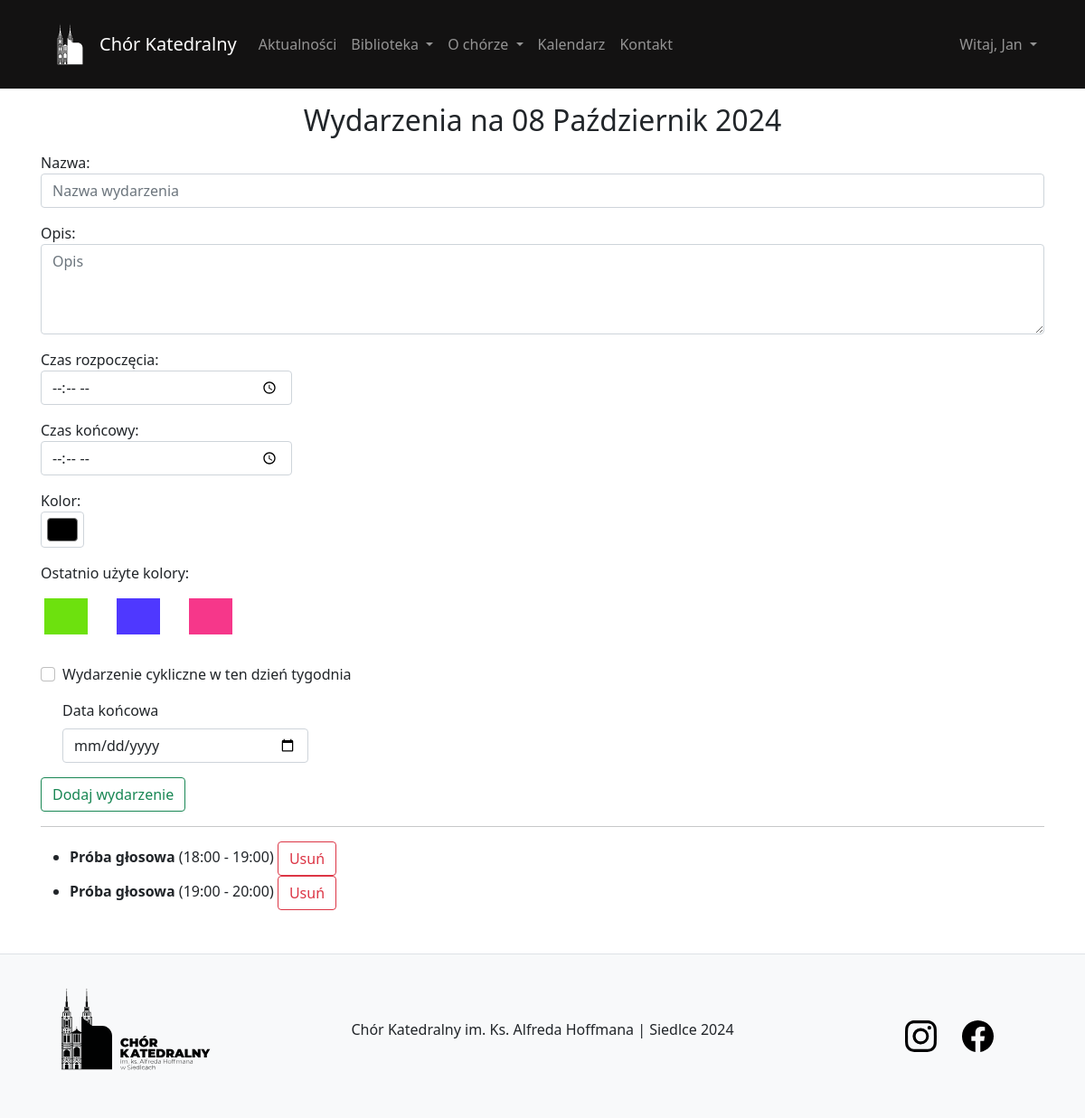
/event/2024/10/8/ (signed in), run on the app's committed database.
### user/models.py (models this page shows, shortened)
class User(AbstractBaseUser, PermissionsMixin):
    email = models.EmailField(unique=True)
    name = models.CharField(max_length=30)
    surname = models.CharField(max_length=30)
    voice_type = models.CharField(max_length=10, default='guest')
    last_activity = models.DateTimeField(null=True, blank=True)
    is_staff = models.BooleanField(default=False)
    is_active = models.BooleanField(default=True)
    date_joined = models.DateTimeField(default=timezone.now)
    objects = CustomUserManager()
    USERNAME_FIELD = 'email'
    REQUIRED_FIELDS = ['name', 'surname']

### event/models.py (models this page shows, shortened)
class Event(models.Model):
    title = models.CharField(max_length=200)
    description = models.TextField()
    colour = models.CharField('colour', max_length=25, null=True, blank=True)
    date_event = models.DateField(default=date.today)  # Только дата
    start_time = models.TimeField()  # Время начала события
    end_time = models.TimeField()    # Время окончания события

### event/views.py (the view)
# urls.py: path('<int:year>/<int:month>/<int:day>/', views.day_events, name='day_events'),
@permission_required('event.change_event', raise_exception=True)
def day_events(request, year, month, day):
    selected_date = timezone.datetime(year, month, day).date()
    events = Event.objects.filter(date_event=selected_date).order_by('start_time')
    unique_colours = (Event.objects
                  .values('colour')              # Извлекаем только поле цвета
                  .distinct()                    # Убираем дубли
                  .order_by('-date_event')       # Сортировка по дате (сначала самые новые)
                  [:20])
    savedColors = []
    for color in unique_colours:
        if color not in savedColors:
            savedColors.append(color)
    if request.method == 'POST':
        if 'delete_event' in request.POST:
            event_id = request.POST.get('event_id')
            event = get_object_or_404(Event, id=event_id)
            event.delete()
            messages.success(request, f'Wydarzenie pomyślnie usunięte.')
            return redirect('day_events', year=year, month=month, day=day)
        form = EventForm(request.POST)
        if form.is_valid():
            new_event = form.save(commit=False)
            new_event.date_event = selected_date  # Устанавливаем дату события
            if 'cycle' in request.POST and request.POST.get('cycleDate'):
                cycle_date_str = request.POST.get('cycleDate')
                cycle_end_date = timezone.datetime.strptime(cycle_date_str, '%Y-%m-%d').date()
                weekday = selected_date.weekday()
                current_date = selected_date
                while current_date <= cycle_end_date:
                    new_event.pk = None
                    new_event.date_event = current_date
                    new_event.save()
                    current_date += timedelta(days=7)
                messages.success(request, f'Dodano cykliczne wydarzenie każdy tydzień do {cycle_end_date}.')
            else:
                new_event.save()
                messages.success(request, f'Dodano nowe wydarzenie.')
            return redirect('day_events', year=year, month=month, day=day)
    else:
        form = EventForm()
    context = {
        'date': selected_date,
        'events': events,
        'form': form,
        'colors': savedColors
    }
    return render(request, 'event/day_events.html',  context)

### library/context_processors.py (called while the page is built)
def current_time(request):
    now = timezone.now()
    return {
        'current_year': now.year,
        'current_month': now.month,
    }

### event/templates/event/day_events.html (shortened to what this page needs)
{% extends 'content/template.html' %}
{% block body %}
<h2 class="text-center m-3">Wydarzenia na {{ date|date:"d F Y" }}</h2>
<form method="post">
    {{ form.as_p }}
    {% if colors %}
    <div class="row">
        <label>Ostatnio użyte kolory:</label>
        {% for color in colors %}
        <div class="colorBox m-3" style="background-color: {{ color.colour }};" onclick="setColor(this)"></div>
        {% endfor %}
    </div>
    {% endif %}
    <div class="form-check mt-3 mb-3">
        <input class="form-check-input" type="checkbox" value="" name="cycle" id="cycle">
        <label class="form-check-label" for="cycle">
            Wydarzenie cykliczne w ten dzień tygodnia
        </label>
    </div>
    <div class="form-check mt-3 mb-3">
        <label class="form-check-label" for="cycleDate">
            Data końcowa
        </label>
        <input class="form-control mt-2 w-25" type="date" value="" name="cycleDate" id="cycleDate">
    </div>
    <input type="submit" class="btn btn-outline-success" value="Dodaj wydarzenie">
</form>
<hr>
<ul>
    {% for event in events %}
        <li>
            <strong>{{ event.title }}</strong> ({{ event.start_time|date:"H:i" }} - {{ event.end_time|date:"H:i" }})
            <form method="post" style="display:inline;">
                <input type="submit" class="btn btn-outline-danger" name="delete_event" value="Usuń">
            </form>
        </li>
    {% empty %}
        <li>Nie ma nic zaplanowanego na ten dzień</li>
    {% endfor %}
</ul>
{% endblock %}

### content/templates/content/template.html (shortened to what this page needs)
{% load static %}
<!DOCTYPE html>
<html lang="en">
<head>
    <link href="https://cdn.jsdelivr.net/npm/bootstrap@5.0.2/dist/css/bootstrap.min.css" rel="stylesheet">
    <link rel="stylesheet" href="https://cdnjs.cloudflare.com/ajax/libs/toastr.js/latest/toastr.min.css">
    <link rel="stylesheet" href="{% static 'content/css/main.css' %}">
</head>
<body class="body-bg">
    <div class="overlay">
        <nav class="navbar navbar-dark navbar-expand-lg bg-dark sticky-top">
            <div class="container main-container">
                <img class="m-0 p-0" src="{% static 'content/img/logo_light.svg' %}" width="65px" alt="Chór Katedralny">
                <a class="navbar-brand text-center" href="/">
                    Chór Katedralny
                </a>
                <div class="collapse navbar-collapse" id="navbarTogglerDemo03">
                    <ul class="navbar-nav me-auto mb-2 mb-lg-0">
                        <li class="nav-item">
                            <a class="nav-link" href="{% url 'listNews' %}">Aktualności</a>
                        </li>
                        {% if user.is_authenticated %}
                        <li class="nav-item dropdown">
                            <a class="nav-link dropdown-toggle" href="#" id="navbarDarkDropdownMenuLink" role="button"
                               data-bs-toggle="dropdown" aria-expanded="false">
                                Biblioteka
                            </a>
                        </li>
                        {% else %}
                        <li class="nav-item">
                            <a class="nav-link" href="{% url 'listComposition' %}">Biblioteka</a>
                        </li>
                        {% endif %}
                        <ul class="navbar-nav">
                            <li class="nav-item dropdown">
                                <a class="nav-link dropdown-toggle" href="#" id="navbarDarkDropdownMenuLink" role="button"
                                   data-bs-toggle="dropdown" aria-expanded="false">
                                    O chórze
                                </a>
                            </li>
                        </ul>
                        <li class="nav-item">
                            {% if current_year and current_month %}
                            <a class="nav-link" href="{% url 'calendar' current_year current_month %}">Kalendarz</a>
                            {% else %}
                                <a class="nav-link" href="#">Kalendarz</a>
                            {% endif %}
                        </li>
                        <li class="nav-item">
                            <a class="nav-link" href="{% url 'contact' %}">Kontakt</a>
                        </li>
                    </ul>
                    {% if user.is_authenticated %}
                        <ul class="navbar-nav">
                            <li class="nav-item dropdown">
                                <a class="nav-link dropdown-toggle" href="#" id="navbarDarkDropdownMenuLink" role="button"
                                   data-bs-toggle="dropdown" aria-expanded="false">
                                   Witaj, {{ user.name }}
                                </a>
                            </li>
                        </ul>
                    {% else %}
                        <a class="btn btn-success" href="{% url 'signIn' %}" role="button">Zaloguj</a>
                    {% endif %}
                </div>
            </div>
        </nav>
        <div class="container main-container align-items-center" style="min-height: 90vh; width: 100%">
            <div class="toast-container position-fixed bottom-0 end-0 p-3" style="z-index: 11">
            </div>
            {% block body %}
            {% endblock %}
        </div>
        {% include 'content/footer.html' %}
    </div>
</body>
</html>

### content/static/content/css/main.css (style rules this page uses)
.main-container { margin-right: auto; margin-left: auto; padding-right: 15px; padding-left: 15px; }
.sticky-top { position: sticky; top: 0; scroll-padding-top: 108px; }
a { text-decoration: none; }

### content/templates/content/template.html (style rules this page uses)
.bg-dark { background-color: rgb(19, 18, 18) !important; }

### event/templates/event/day_events.html (style rules this page uses)
.colorBox { cursor: pointer; width: 48px; height: 40px; }

### data on the page
User: name "Jan"
Event: title "Próba głosowa", start_time "18:00", end_time "19:00"
Event: title "Próba głosowa", start_time "19:00", end_time "20:00"

### other printed values
{{ date|date:"d F Y" }} "08 Październik 2024"
